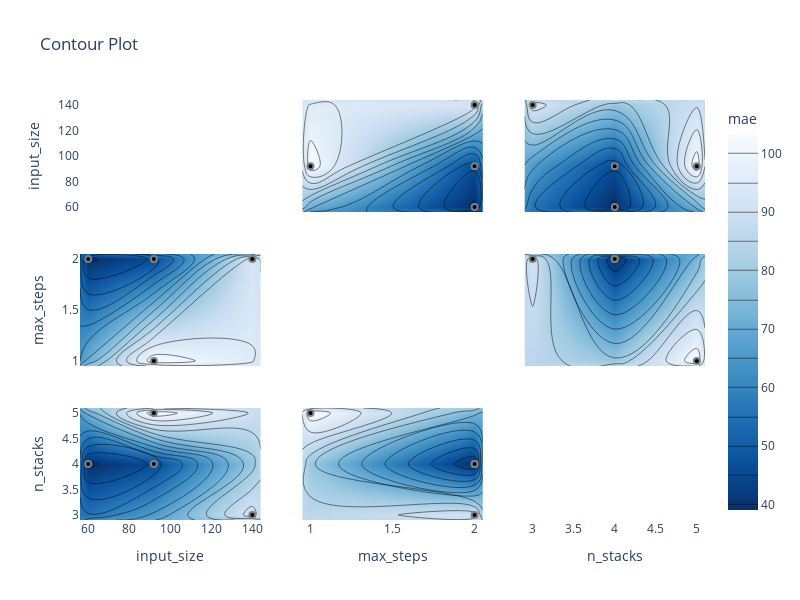

The notebook cell this image was saved under:
### Code cell
fig = optuna.visualization.plot_contour(
    study_nhits,
    target=lambda t: t.values[0], target_name="mae",
    params=['input_size','n_stacks','max_steps']
)
fig.update_layout({'height':600, 'width':800, 'plot_bgcolor':'white'})
fig.show()

### Figure 1 — Plotly figure (JSON) as saved in the notebook; plotly's stock layout.template omitted (floating-point values rounded to 4 significant figures)
{"data": [{"type": "scatter", "xaxis": "x", "yaxis": "y"}, {"colorbar": {"title": {"text": "mae"}}, "colorscale": [[0, "rgb(247,251,255)"], [0.125, "rgb(222,235,247)"], [0.25, "rgb(198,219,239)"], [0.375, "rgb(158,202,225)"], [0.5, "rgb(107,174,214)"], [0.625, "rgb(66,146,198)"], [0.75, "rgb(33,113,181)"], [0.875, "rgb(8,81,156)"], [1, "rgb(8,48,107)"]], "connectgaps": true, "contours": {"coloring": "heatmap"}, "hoverinfo": "none", "line": {"smoothing": 1.3}, "reversescale": true, "showscale": true, "type": "contour", "x": [56, 60, 92, 140, 144], "xaxis": "x4", "y": [0.95, 1, 2, 2.05], "yaxis": "y4", "z": [[null, null, null, null, null], [null, null, 103.3, null, null], [null, 39.04, 45.71, 92.42, null], [null, null, null, null, null]]}, {"marker": {"color": "black", "line": {"color": "Gray", "width": 2}}, "mode": "markers", "name": "Feasible Trial", "showlegend": false, "type": "scatter", "x": [60, 92, 92, 140], "xaxis": "x4", "y": [2, 1, 2, 2], "yaxis": "y4"}, {"colorbar": {"title": {"text": "mae"}}, "colorscale": [[0, "rgb(247,251,255)"], [0.125, "rgb(222,235,247)"], [0.25, "rgb(198,219,239)"], [0.375, "rgb(158,202,225)"], [0.5, "rgb(107,174,214)"], [0.625, "rgb(66,146,198)"], [0.75, "rgb(33,113,181)"], [0.875, "rgb(8,81,156)"], [1, "rgb(8,48,107)"]], "connectgaps": true, "contours": {"coloring": "heatmap"}, "hoverinfo": "none", "line": {"smoothing": 1.3}, "reversescale": true, "showscale": false, "type": "contour", "x": [56, 60, 92, 140, 144], "xaxis": "x7", "y": [2.9, 3, 4, 5, 5.1], "yaxis": "y7", "z": [[null, null, null, null, null], [null, null, null, 92.42, null], [null, 39.04, 45.71, null, null], [null, null, 103.3, null, null], [null, null, null, null, null]]}, {"marker": {"color": "black", "line": {"color": "Gray", "width": 2}}, "mode": "markers", "name": "Feasible Trial", "showlegend": false, "type": "scatter", "x": [60, 92, 92, 140], "xaxis": "x7", "y": [4, 5, 4, 3], "yaxis": "y7"}, {"colorbar": {"title": {"text": "mae"}}, "colorscale": [[0, "rgb(247,251,255)"], [0.125, "rgb(222,235,247)"], [0.25, "rgb(198,219,239)"], [0.375, "rgb(158,202,225)"], [0.5, "rgb(107,174,214)"], [0.625, "rgb(66,146,198)"], [0.75, "rgb(33,113,181)"], [0.875, "rgb(8,81,156)"], [1, "rgb(8,48,107)"]], "connectgaps": true, "contours": {"coloring": "heatmap"}, "hoverinfo": "none", "line": {"smoothing": 1.3}, "reversescale": true, "showscale": false, "type": "contour", "x": [0.95, 1, 2, 2.05], "xaxis": "x2", "y": [56, 60, 92, 140, 144], "yaxis": "y2", "z": [[null, null, null, null], [null, null, 39.04, null], [null, 103.3, 45.71, null], [null, null, 92.42, null], [null, null, null, null]]}, {"marker": {"color": "black", "line": {"color": "Gray", "width": 2}}, "mode": "markers", "name": "Feasible Trial", "showlegend": false, "type": "scatter", "x": [2, 1, 2, 2], "xaxis": "x2", "y": [60, 92, 92, 140], "yaxis": "y2"}, {"type": "scatter", "xaxis": "x5", "yaxis": "y5"}, {"colorbar": {"title": {"text": "mae"}}, "colorscale": [[0, "rgb(247,251,255)"], [0.125, "rgb(222,235,247)"], [0.25, "rgb(198,219,239)"], [0.375, "rgb(158,202,225)"], [0.5, "rgb(107,174,214)"], [0.625, "rgb(66,146,198)"], [0.75, "rgb(33,113,181)"], [0.875, "rgb(8,81,156)"], [1, "rgb(8,48,107)"]], "connectgaps": true, "contours": {"coloring": "heatmap"}, "hoverinfo": "none", "line": {"smoothing": 1.3}, "reversescale": true, "showscale": false, "type": "contour", "x": [0.95, 1, 2, 2.05], "xaxis": "x8", "y": [2.9, 3, 4, 5, 5.1], "yaxis": "y8", "z": [[null, null, null, null], [null, null, 92.42, null], [null, null, 45.71, null], [null, 103.3, null, null], [null, null, null, null]]}, {"marker": {"color": "black", "line": {"color": "Gray", "width": 2}}, "mode": "markers", "name": "Feasible Trial", "showlegend": false, "type": "scatter", "x": [2, 1, 2, 2], "xaxis": "x8", "y": [4, 5, 4, 3], "yaxis": "y8"}, {"colorbar": {"title": {"text": "mae"}}, "colorscale": [[0, "rgb(247,251,255)"], [0.125, "rgb(222,235,247)"], [0.25, "rgb(198,219,239)"], [0.375, "rgb(158,202,225)"], [0.5, "rgb(107,174,214)"], [0.625, "rgb(66,146,198)"], [0.75, "rgb(33,113,181)"], [0.875, "rgb(8,81,156)"], [1, "rgb(8,48,107)"]], "connectgaps": true, "contours": {"coloring": "heatmap"}, "hoverinfo": "none", "line": {"smoothing": 1.3}, "reversescale": true, "showscale": false, "type": "contour", "x": [2.9, 3, 4, 5, 5.1], "xaxis": "x3", "y": [56, 60, 92, 140, 144], "yaxis": "y3", "z": [[null, null, null, null, null], [null, null, 39.04, null, null], [null, null, 45.71, 103.3, null], [null, 92.42, null, null, null], [null, null, null, null, null]]}, {"marker": {"color": "black", "line": {"color": "Gray", "width": 2}}, "mode": "markers", "name": "Feasible Trial", "showlegend": false, "type": "scatter", "x": [4, 5, 4, 3], "xaxis": "x3", "y": [60, 92, 92, 140], "yaxis": "y3"}, {"colorbar": {"title": {"text": "mae"}}, "colorscale": [[0, "rgb(247,251,255)"], [0.125, "rgb(222,235,247)"], [0.25, "rgb(198,219,239)"], [0.375, "rgb(158,202,225)"], [0.5, "rgb(107,174,214)"], [0.625, "rgb(66,146,198)"], [0.75, "rgb(33,113,181)"], [0.875, "rgb(8,81,156)"], [1, "rgb(8,48,107)"]], "connectgaps": true, "contours": {"coloring": "heatmap"}, "hoverinfo": "none", "line": {"smoothing": 1.3}, "reversescale": true, "showscale": false, "type": "contour", "x": [2.9, 3, 4, 5, 5.1], "xaxis": "x6", "y": [0.95, 1, 2, 2.05], "yaxis": "y6", "z": [[null, null, null, null, null], [null, null, null, 103.3, null], [null, 92.42, 45.71, null, null], [null, null, null, null, null]]}, {"marker": {"color": "black", "line": {"color": "Gray", "width": 2}}, "mode": "markers", "name": "Feasible Trial", "showlegend": false, "type": "scatter", "x": [4, 5, 4, 3], "xaxis": "x6", "y": [2, 1, 2, 2], "yaxis": "y6"}, {"type": "scatter", "xaxis": "x9", "yaxis": "y9"}], "layout": {"height": 600, "plot_bgcolor": "white", "title": {"text": "Contour Plot"}, "width": 800, "xaxis": {"anchor": "y", "domain": [0, 0.2889], "matches": "x7", "range": [56, 144], "showticklabels": false}, "xaxis2": {"anchor": "y2", "domain": [0.3556, 0.6444], "matches": "x8", "range": [0.95, 2.05], "showticklabels": false}, "xaxis3": {"anchor": "y3", "domain": [0.7111, 1], "matches": "x9", "range": [2.9, 5.1], "showticklabels": false}, "xaxis4": {"anchor": "y4", "domain": [0, 0.2889], "matches": "x7", "range": [56, 144], "showticklabels": false}, "xaxis5": {"anchor": "y5", "domain": [0.3556, 0.6444], "matches": "x8", "range": [0.95, 2.05], "showticklabels": false}, "xaxis6": {"anchor": "y6", "domain": [0.7111, 1], "matches": "x9", "range": [2.9, 5.1], "showticklabels": false}, "xaxis7": {"anchor": "y7", "domain": [0, 0.2889], "range": [56, 144], "title": {"text": "input_size"}}, "xaxis8": {"anchor": "y8", "domain": [0.3556, 0.6444], "range": [0.95, 2.05], "title": {"text": "max_steps"}}, "xaxis9": {"anchor": "y9", "domain": [0.7111, 1], "range": [2.9, 5.1], "title": {"text": "n_stacks"}}, "yaxis": {"anchor": "x", "domain": [0.7333, 1], "range": [56, 144], "title": {"text": "input_size"}}, "yaxis2": {"anchor": "x2", "domain": [0.7333, 1], "matches": "y", "range": [56, 144], "showticklabels": false}, "yaxis3": {"anchor": "x3", "domain": [0.7333, 1], "matches": "y", "range": [56, 144], "showticklabels": false}, "yaxis4": {"anchor": "x4", "domain": [0.3667, 0.6333], "range": [0.95, 2.05], "title": {"text": "max_steps"}}, "yaxis5": {"anchor": "x5", "domain": [0.3667, 0.6333], "matches": "y4", "range": [0.95, 2.05], "showticklabels": false}, "yaxis6": {"anchor": "x6", "domain": [0.3667, 0.6333], "matches": "y4", "range": [0.95, 2.05], "showticklabels": false}, "yaxis7": {"anchor": "x7", "domain": [0, 0.2667], "range": [2.9, 5.1], "title": {"text": "n_stacks"}}, "yaxis8": {"anchor": "x8", "domain": [0, 0.2667], "matches": "y7", "range": [2.9, 5.1], "showticklabels": false}, "yaxis9": {"anchor": "x9", "domain": [0, 0.2667], "matches": "y7", "range": [2.9, 5.1], "showticklabels": false}}}
